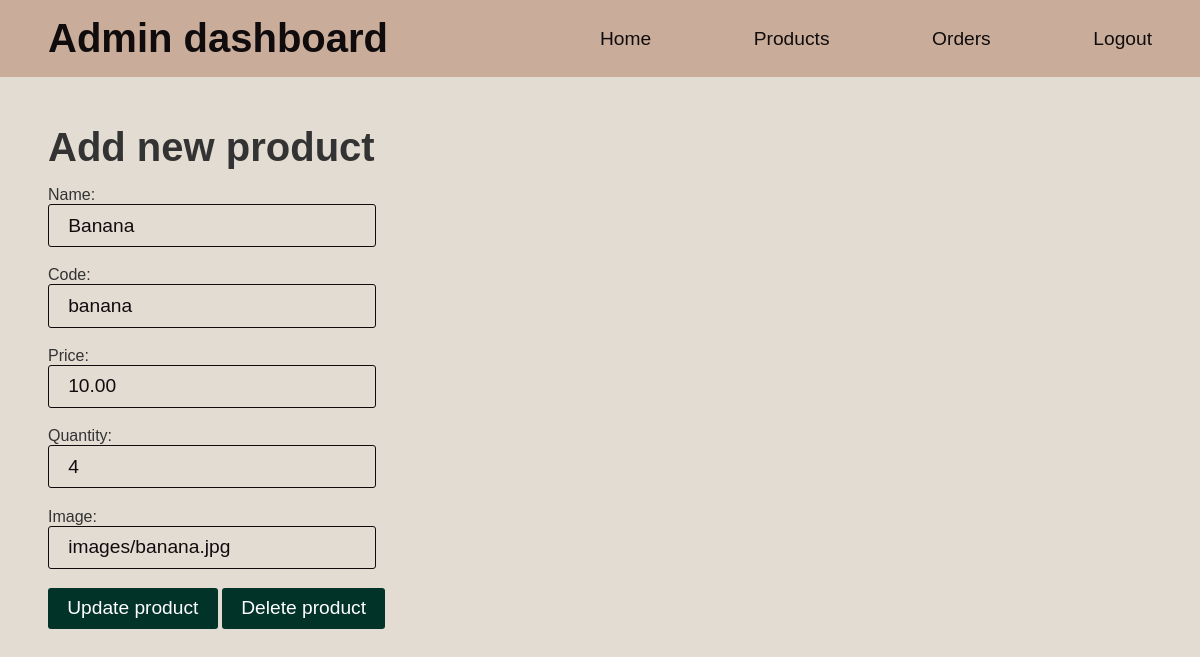
/dashboard.php?page=edit_product&id=2 (signed in), run on the app's committed database.
### tables this page shows
CREATE TABLE `products` (
  `id` int(10) NOT NULL,
  `name` varchar(250) NOT NULL,
  `code` varchar(100) NOT NULL,
  `price` double(9,2) NOT NULL,
  `image` varchar(600) DEFAULT NULL,
  `quantity` int(11) DEFAULT 10
);

### edit_product.php (the view, shortened to what this page needs)
<?php
include('db.php');
$product_id = $_GET['id'];
$result = mysqli_query($con, "SELECT * FROM products WHERE id = '$product_id'");
$product = mysqli_fetch_assoc($result);
?>
<div class="new_product">
    <h1>Add new product</h1>
    <div class="form-container">
        <form action="edit_product.php?id=<?php echo $product_id; ?>" method="post">
            <div class="row">
                <label for="name">Name:</label>
                <input type="text" id="name" name="name" value="<?php echo $product['name']; ?>" required>
            </div>
            <div class="row">
                <label for="code">Code:</label>
                <input type="text" id="code" name="code" value="<?php echo $product['code']; ?>" required>
            </div>
            <div class="row">
                <label for="price">Price:</label>
                <input type="number" id="price" name="price" step="0.01" value="<?php echo $product['price']; ?>" required>
            </div>
            <div class="row">
                <label for="quantity">Quantity:</label>
                <input type="number" id="quantity" name="quantity" value="<?php echo $product['quantity']; ?>" required>
            </div>
            <div class="row">
                <label for="image">Image:</label>
                <input type="url" id="image" name="image" value="<?php echo $product['image']; ?>" required>
            </div>
            <button type='submit' name="update" class="update_product">Update product</button>
            <button type='submit' name="delete" class="delete_product">Delete product</button>
        </form>
    </div>
</div>

### style.css (style rules this page uses)
:root { --primary-color: #e3dcd2; --secondary-color: #100c0d; --third-color: rgba(1,51,40); --fourth-color: #c9ad9a; --font-size-base: 16px; --font-family-base: Arial, sans-serif; }
body { font-size: var(--font-size-base); font-family: var(--font-family-base); color: #333; margin: 0; padding: 0; background-color: var(--primary-color); }
input { background-color: var(--primary-color); color: var(--secondary-color); border: 1.5px solid var(--secondary-color); border-radius: 3px; padding: 0.5em 1em; font-size: 1.2em; width: 50%; max-width: 15em; height: 30%; margin-bottom: 1em; }
h1 { font-size: 2.5em; margin: auto 0; }
.products, .new_product { margin: 3em; }
.form-container { margin-top: 1em; }
.row { display: flex; flex-direction: column; }
.add-to-cart-btn, .submit-btn, .add_product, .logout-button, .update_product, .delete_product, .confirm-order-btn { background-color: var(--third-color); color: white; border: none; border-radius: 3px; padding: 0.5em 1em; font-size: 1.2em; cursor: pointer; }
.update_product { text-decoration: none; }

### data on the page
products: name "Banana", code "banana", price "10.00", quantity "4", image "images/banana.jpg"
